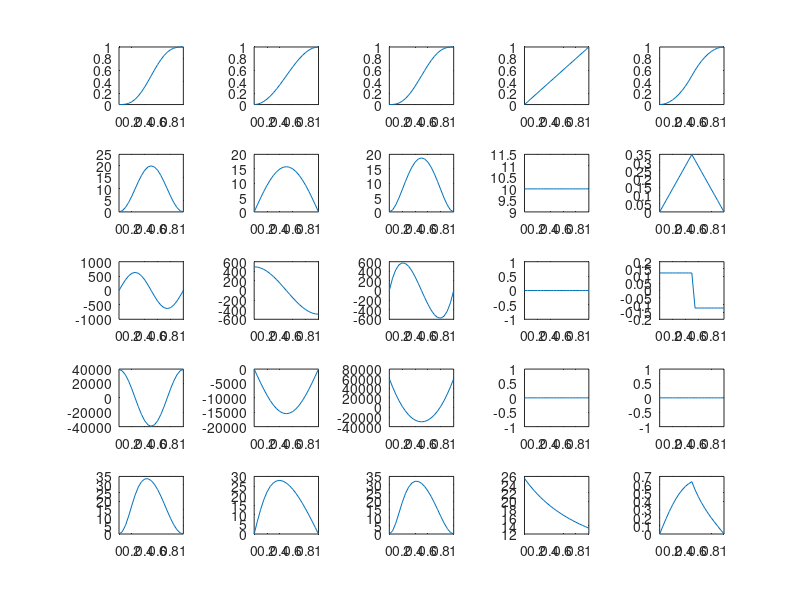

MATLAB code for this plot:
clc
clear all
close all


grados=180/pi;
rad=pi/180;

h=1;
B=120;
wrpm=200;
Rb=1;
w=(wrpm/60)*2*pi;
u=0:.05:1;
y=1:21;


%cicloidal
for n=1:21
y(n)=h*(u(n)-((1/(2*pi))*sin((2*pi*grados)*u(n)*rad)));
end
subplot(5,5,1)
grid on
plot(u,y)

for n=1:21
v(n)=(h*w/(B*rad))*(1-cos((2*pi*grados)*u(n)*rad));
end
subplot(5,5,6)
plot(u,v)

for n=1:21
a(n)=(2*pi*h*w^2/(B*rad)^2)*sin((2*pi*grados)*u(n)*rad);
end
subplot(5,5,11)
plot(u,a)

for n=1:21
sa(n)=4*h*pi^2*((w/(B*rad))^3)*cos((2*pi*grados)*u(n)*rad);
end
subplot(5,5,16)
plot(u,sa)

for n=1:21
r=Rb+y(n);
q=v(n)/w;
ang(n)=grados*atan((q/r));
end
subplot(5,5,21)
plot(u,ang)



%Armonico
for n=1:21
y(n)=(h/2)*(1-cos((pi*grados)*u(n)*rad));
end
subplot(5,5,2)
plot(u,y)

for n=1:21
v(n)=((pi*h*w)/(2*B*rad))*sin((pi*grados)*u(n)*rad);
end
subplot(5,5,7)
plot(u,v)


for n=1:21
a(n)=((h*(pi*w)^2)/(2*(B*rad)^2))*(cos((pi*grados)*u(n)*rad));
end
subplot(5,5,12)
plot(u,a)


for n=1:21
sa(n)=-((h*pi^3)/2)*((w/(B*rad))^3)*sin((pi*grados)*u(n)*rad);
end
subplot(5,5,17)
plot(u,sa)


for n=1:21
r=Rb+y(n);
q=v(n)/w;
ang(n)=grados*atan((q/r));
end
subplot(5,5,22)
plot(u,ang)




%polinomial
for n=1:21
y(n)=(10*h*(u(n)^3))-(15*h*(u(n)^4))+(6*h*(u(n)^5));
end
subplot(5,5,3)
plot(u,y)


for n=1:21
v(n)=(30*w*h/(B*rad))*((u(n)^2)-(2*(u(n)^3))+(u(n)^4));
end
subplot(5,5,8)
plot(u,v)


for n=1:21
a(n)=(60*h*(w/(B*rad))^2)*((u(n))-(3*(u(n)^2))+(2*(u(n)^3)));
end
subplot(5,5,13)
plot(u,a)


for n=1:21
sa(n)=(60*h*(w/(B*rad))^3)*((1)-(6*(u(n)))+(6*(u(n)^2)));
end
subplot(5,5,18)
plot(u,sa)


for n=1:21
r=Rb+y(n);
q=v(n)/w;
ang(n)=grados*atan((q/r));
end
subplot(5,5,23)
plot(u,ang)

%velocidad_constante

for n=1:21
y(n)=h*u(n);
end
subplot(5,5,4)
plot(u,y)


for n=1:21
v(n)=w*(h/(B*rad));
end
subplot(5,5,9)
plot(u,v)


for n=1:21
a(n)=0;
end
subplot(5,5,14)
plot(u,a)


for n=1:21
sa(n)=0;
end
subplot(5,5,19)
plot(u,sa)


for n=1:21
r=Rb+y(n);
q=v(n)/w;
ang(n)=grados*atan((q/r));
end
subplot(5,5,24)
plot(u,ang)




%parabolica

for n=1:11
y(n)=2*h*(u(n))^2;
end

for n=12:21
y(n)=h*(1-2*((1-u(n))^2));
end
subplot(5,5,5)
plot(u,y)


for n=1:11
v(n)=(4*h*w/B)*u(n);
end

for n=12:21
v(n)=(4*h*w/B)*(1-u(n));
end
subplot(5,5,10)
plot(u,v)


for n=1:11
a(n)=4*h*(w/B)^2;
end

for n=12:21
a(n)=-4*h*(w/B)^2;
end
subplot(5,5,15)
plot(u,a)


for n=1:21
sa(n)=0;
end
subplot(5,5,20)
plot(u,sa)

for n=1:21
r=Rb+y(n);
q=v(n)/w;
ang(n)=grados*atan((q/r));
end
subplot(5,5,25)
plot(u,ang)
